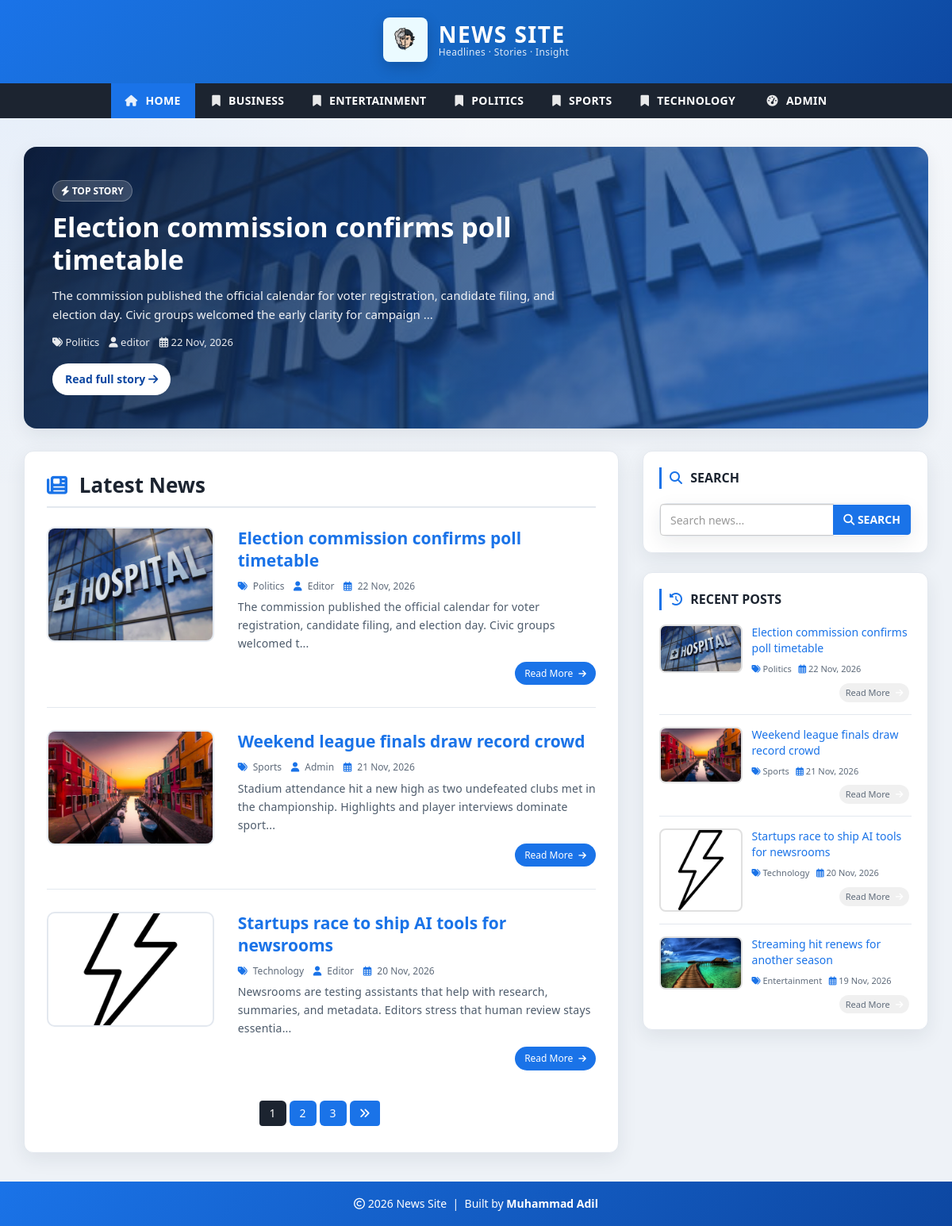
The page / on the database its author committed.
### tables this page shows
CREATE TABLE `category` (
  `id` int(11) NOT NULL AUTO_INCREMENT,
  `category_name` varchar(100) NOT NULL,
  `post` int(11) NOT NULL DEFAULT 0,
  PRIMARY KEY (`id`)
);

CREATE TABLE `posts` (
  `id` int(11) NOT NULL AUTO_INCREMENT,
  `post_title` varchar(200) NOT NULL,
  `post_keywords` text NOT NULL,
  `post_content` int(11) NOT NULL,
  `post_date` varchar(50) NOT NULL,
  `post_author` int(11) NOT NULL,
  `post_image` varchar(255) NOT NULL DEFAULT 'post-format.jpg',
  PRIMARY KEY (`id`)
);

CREATE TABLE `users` (
  `id` int(11) NOT NULL AUTO_INCREMENT,
  `first_name` varchar(30) NOT NULL,
  `last_name` varchar(30) NOT NULL,
  `username` varchar(30) DEFAULT NULL,
  `password` varchar(40) DEFAULT NULL,
  `role` int(11) NOT NULL COMMENT '1=Admin, 0=Normal',
  PRIMARY KEY (`id`)
);

### config.php (called while the page is built, shortened)
<?php
$hostname = "http://localhost/news-site";
require_once __DIR__ . '/includes/helpers.php';

### includes/helpers.php (called while the page is built, shortened)
<?php
function post_image_src($filename, $prefix = '')
{
    $filename = trim((string) $filename);
    $candidates = [
        'admin/upload/' . $filename,
        'images/' . $filename,
    ];
    $root = dirname(__DIR__);
    foreach ($candidates as $rel) {
        if (is_file($root . '/' . $rel)) {
            return $prefix . $rel;
        }
    }
    return $prefix . 'images/post-format.jpg';
}
function e($value)
{
    return htmlspecialchars((string) $value, ENT_QUOTES, 'UTF-8');
}

### index.php (the view, shortened to what this page needs)
<?php include 'header.php'; ?>
    <div id="main-content">
        <div class="container">
            <?php
            include "config.php";
            $featured_sql = "SELECT posts.id, posts.post_title, posts.post_keywords, posts.post_date, posts.post_author, posts.post_image, category.category_name, users.username, posts.post_content
                             FROM posts
                             LEFT JOIN category ON posts.post_content = category.id
                             LEFT JOIN users ON posts.post_author = users.id
                             ORDER BY posts.id DESC LIMIT 1";
            $featured_res = mysqli_query($conn, $featured_sql);
            $featured = $featured_res ? mysqli_fetch_assoc($featured_res) : null;
            if ($featured) {
                $fimg = post_image_src($featured['post_image']);
            ?>
            <div class="hero-feature" style="--hero-image: url('<?php echo e($fimg); ?>')">
                <div class="hero-overlay">
                    <span class="hero-kicker"><i class="fa-solid fa-bolt"></i> Top Story</span>
                    <h1><a href="single.php?id=<?php echo (int) $featured['id']; ?>"><?php echo e($featured['post_title']); ?></a></h1>
                    <p><?php echo e(substr($featured['post_keywords'], 0, 160)); ?>...</p>
                    <div class="hero-meta">
                        <span><i class="fa-solid fa-tags"></i> <?php echo e($featured['category_name']); ?></span>
                        <span><i class="fa-solid fa-user"></i> <?php echo e($featured['username']); ?></span>
                        <span><i class="fa-regular fa-calendar-days"></i> <?php echo e($featured['post_date']); ?></span>
                    </div>
                    <a class="hero-cta" href="single.php?id=<?php echo (int) $featured['id']; ?>">
                        Read full story <i class="fa-solid fa-arrow-right"></i>
                    </a>
                </div>
            </div>
            <?php } ?>
            <div class="row">
                <div class="col-md-8">
                    <div class="post-container">
                        <h2 class="page-heading"><i class="fa-solid fa-newspaper"></i> Latest News</h2>
                        <?php
                        $limit = 3;
                        $page = isset($_GET['page']) ? max(1, (int) $_GET['page']) : 1;
                        $offset = ($page - 1) * $limit;
                        $sql = "SELECT posts.id, posts.post_title, posts.post_keywords, posts.post_date, posts.post_author, posts.post_image, category.category_name, users.username, posts.post_content FROM posts
                        LEFT JOIN category ON posts.post_content = category.id
                        LEFT JOIN users ON posts.post_author = users.id
                        ORDER BY posts.id DESC LIMIT {$offset}, {$limit}";
                        $result = mysqli_query($conn, $sql) or die("query failed.");
                        if (mysqli_num_rows($result) > 0) {
                            while ($row = mysqli_fetch_assoc($result)) {
                                $img = post_image_src($row['post_image']);
                        ?>
                        <div class="post-content">
                            <div class="row">
                                <div class="col-md-4">
                                    <a class="post-img" href="single.php?id=<?php echo (int) $row['id']; ?>">
                                        <img src="<?php echo e($img); ?>" alt=""/>
                                    </a>
                                </div>
                                <div class="col-md-8">
                                    <div class="inner-content clearfix">
                                        <h3><a href="single.php?id=<?php echo (int) $row['id']; ?>"><?php echo e($row['post_title']); ?></a></h3>
                                        <div class="post-information">
                                            <span>
                                                <i class="fa-solid fa-tags"></i>
                                                <a href="category.php?cid=<?php echo (int) $row['post_content']; ?>"><?php echo e($row['category_name']); ?></a>
                                            </span>
                                            <span>
                                                <i class="fa-solid fa-user"></i>
                                                <a href="author.php?aid=<?php echo (int) $row['post_author']; ?>"><?php echo e($row['username']); ?></a>
                                            </span>
                                            <span>
                                                <i class="fa-regular fa-calendar-days"></i>
                                                <?php echo e($row['post_date']); ?>
                                            </span>
                                        </div>
                                        <p class="description">
                                            <?php echo e(substr($row['post_keywords'], 0, 130)) . "..."; ?>
                                        </p>
                                        <a class="read-more pull-right" href="single.php?id=<?php echo (int) $row['id']; ?>">
                                            read more <i class="fa-solid fa-arrow-right"></i>
                                        </a>
                                    </div>
                                </div>
                            </div>
                        </div>
                        <?php
                            }
                        } else {
                            echo "<p class='empty-state'><i class='fa-regular fa-folder-open'></i> No Record Found</p>";
                        }
                        $sql1 = "SELECT COUNT(*) AS total FROM posts";
                        $result1 = mysqli_query($conn, $sql1) or die('Query Failed.');
                        $total_record = (int) mysqli_fetch_assoc($result1)['total'];
                        $total_page = (int) ceil($total_record / $limit);
                        if ($total_page > 1) {
                           echo "<ul class='pagination admin-pagination'>";
                           for ($i = 1; $i <= $total_page; $i++) {
                               $active = ($i === $page) ? "active" : "";
                               echo '<li class="' . $active . '"><a href="index.php?page=' . $i . '">' . $i . '</a></li>';
                           }
                           if ($total_page > $page) {
                               echo '<li><a href="index.php?page=' . ($page + 1) . '"><i class="fa-solid fa-angles-right"></i></a></li>';
                           }
                           echo "</ul>";
                        }
                        ?>
                    </div>
                </div>
                <?php include 'sidebar.php'; ?>
            </div>
        </div>
    </div>
<?php include 'footer.php'; ?>

### header.php (shortened to what this page needs)
<?php
include "config.php";
$page = basename($_SERVER['PHP_SELF']);
?>
<!DOCTYPE html>
<html lang="en">
<head>
    <link rel="stylesheet" href="css/bootstrap.min.css" />
    <link rel="stylesheet" href="https://cdnjs.cloudflare.com/ajax/libs/font-awesome/6.5.2/css/all.min.css" />
    <link rel="stylesheet" href="css/style.css">
</head>
<body>
<div id="header">
    <div class="container">
        <div class="row">
            <div class="col-md-12">
                <a href="<?php echo $hostname; ?>" id="logo" class="brand-lockup">
                    <img src="images/logo.png" alt="News Site">
                    <span class="brand-text">
                        <strong>NEWS SITE</strong>
                        <em>Headlines · Stories · Insight</em>
                    </span>
                </a>
            </div>
        </div>
    </div>
</div>
<div id="menu-bar">
    <div class="container">
        <div class="row">
            <div class="col-md-12">
            <?php
            $id = isset($_GET['cid']) ? (int) $_GET['cid'] : 0;
            $sql = "SELECT * FROM category ORDER BY category_name ASC";
            $result = mysqli_query($conn, $sql) or die("Query Failed : Category");
            ?>
                <ul class="menu">
                    <li>
                        <a class="<?php echo ($page === 'index.php' && $id === 0) ? 'active' : ''; ?>" href="<?php echo $hostname; ?>">
                            <i class="fa-solid fa-house"></i> Home
                        </a>
                    </li>
                    <?php
                    while ($row = mysqli_fetch_assoc($result)) {
                        $active = ($id === (int) $row['id']) ? "active" : "";
                        echo "<li><a class='{$active}' href='category.php?cid=" . (int) $row['id'] . "'>"
                            . "<i class='fa-solid fa-bookmark'></i> "
                            . e($row['category_name'])
                            . "</a></li>";
                    }
                    ?>
                    <li>
                        <a href="admin/">
                            <i class="fa-solid fa-gauge-high"></i> Admin
                        </a>
                    </li>
                </ul>
            </div>
        </div>
    </div>
</div>

### sidebar.php
<div id="sidebar" class="col-md-4">
    <div class="search-box-container">
        <h4><i class="fa-solid fa-magnifying-glass"></i> Search</h4>
        <form class="search-post" action="search.php" method="GET">
            <div class="input-group">
                <input type="text" name="search" class="form-control" placeholder="Search news..." value="<?php echo isset($_GET['search']) ? e($_GET['search']) : ''; ?>">
                <span class="input-group-btn">
                    <button type="submit" class="btn btn-danger">
                        <i class="fa-solid fa-magnifying-glass"></i> Search
                    </button>
                </span>
            </div>
        </form>
    </div>
    <div class="recent-post-container">
        <h4><i class="fa-solid fa-clock-rotate-left"></i> Recent Posts</h4>
        <?php
        include "config.php";
        $limit = 4;
        $sql = "SELECT posts.id, posts.post_title, posts.post_date, posts.post_image, category.category_name, posts.post_content FROM posts
                LEFT JOIN category ON posts.post_content = category.id
                ORDER BY posts.id DESC LIMIT {$limit}";
        $result = mysqli_query($conn, $sql) or die("query failed : Recent Post.");
        if (mysqli_num_rows($result) > 0) {
            while ($row = mysqli_fetch_assoc($result)) {
                $img = post_image_src($row['post_image']);
                ?>
        <div class="recent-post">
            <a class="post-img" href="single.php?id=<?php echo (int) $row['id']; ?>">
                <img src="<?php echo e($img); ?>" alt=""/>
            </a>
            <div class="post-content">
                <h5><a href="single.php?id=<?php echo (int) $row['id']; ?>"><?php echo e($row['post_title']); ?></a></h5>
                <span>
                    <i class="fa-solid fa-tags"></i>
                    <a href="category.php?cid=<?php echo (int) $row['post_content']; ?>"><?php echo e($row['category_name']); ?></a>
                </span>
                <span>
                    <i class="fa-regular fa-calendar-days"></i>
                    <?php echo e($row['post_date']); ?>
                </span>
                <a class="read-more pull-right" href="single.php?id=<?php echo (int) $row['id']; ?>">
                    read more <i class="fa-solid fa-arrow-right"></i>
                </a>
            </div>
        </div>
                <?php
            }
        }
        ?>
    </div>
</div>

### rows shown on the page
category: category_name "BUSINESS"
category: category_name "ENTERTAINMENT"
category: category_name "POLITICS"
category: category_name "SPORTS"
category: category_name "TECHNOLOGY"
posts: post_image (picture), post_title "Election commission confirms poll timetable", post_keywords "The commission published the official calendar for voter registration, candidate filing, and election day. Civic groups welcomed the early clarity for campaign", category.category_name "Politics", users.username "editor", post_date "22 Nov, 2026", users.username "Editor", post_keywords "The commission published the official calendar for voter registration, candidate filing, and election day. Civic groups welcomed t"
posts: post_image (picture), post_title "Weekend league finals draw record crowd", category.category_name "Sports", users.username "Admin", post_date "21 Nov, 2026", post_keywords "Stadium attendance hit a new high as two undefeated clubs met in the championship. Highlights and player interviews dominate sport"
posts: post_image (picture), post_title "Startups race to ship AI tools for newsrooms", category.category_name "Technology", users.username "Editor", post_date "20 Nov, 2026", post_keywords "Newsrooms are testing assistants that help with research, summaries, and metadata. Editors stress that human review stays essentia"
posts: post_image (picture), post_title "Streaming hit renews for another season", category.category_name "Entertainment", post_date "19 Nov, 2026"
